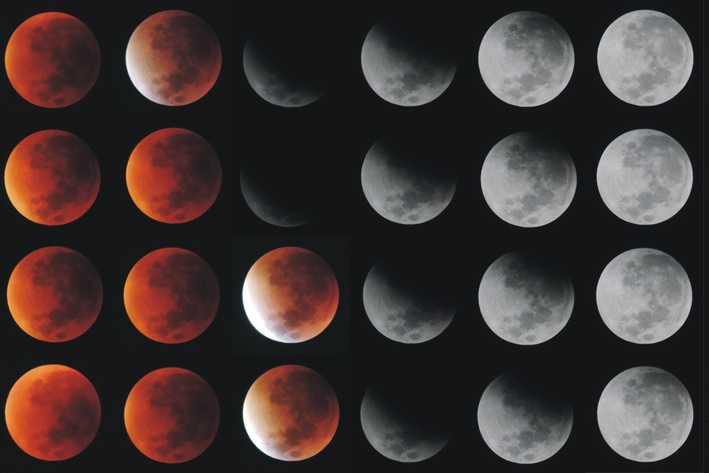
#> input picture Vaja02/slike/eclipse.jpg, 709 x 473 px
$ python sol5.py
#> lines starting #> are read from the running program, lines starting #| are printed output that depends on the picture; after the words box and inside, x2 and y2 are one past the last pixel; in counts of white or black regions, pixels touching at a corner belong together
import numpy as np
import matplotlib.pyplot as plt
import cv2

### f)
# Pogosto lahko obravnavamo problem iskanja krožnic, ko imamo radij že poznan.
# Kakšna je v tem primeru enačba, ki jo ena točka generira v parametričnem prostoru?
#     Enačba je enaka `r^2 = (x - x_c)^2 + (y - yc)^2`, kjer so `r`, `x` in `y` podani. V parametričnem prostoru
#     nam možne rešitve `x_c` in `y_c` torej opisujejo krožnico.
#
#     V parametričnem prostoru za posamezno točko krožnice dobimo vse točke, ki se od nje oddaljene za
#     določen radij. Torej za vsako točko na krožnici dobimo krožnico v parametričnem prostoru. Pravo središče
#     krožnice je točka v parametričnem prostoru, skozi katero gre največ krožnic v parametričnem prostoru
#     (točka, ki prejme največ glasov).

### h)

im = cv2.imread("slike/eclipse.jpg")
#> im is the input picture: shape (473, 709, 3); mean B, G, R 52.5, 53.6, 65.9
im = cv2.cvtColor(im, cv2.COLOR_BGR2RGB)
gray = cv2.cvtColor(im, cv2.COLOR_RGB2GRAY)

canny = cv2.Canny(gray, threshold1=50, threshold2=25)
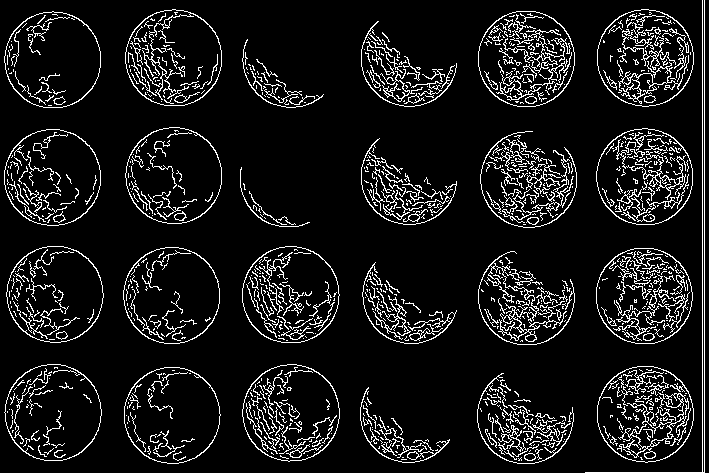
#> canny: shape (473, 709); 9.7% white in thin lines or dots

circles = cv2.HoughCircles(
    gray,
    cv2.HOUGH_GRADIENT,
    dp=1,
    minDist=20,
    param1=50,
    param2=20,
    minRadius=45,
    maxRadius=50
)
#> circles = 24 rows, first 8: [644.5, 176.5, 48.5], [645.5, 413.5, 47.7], [645.5, 57.5, 47.9], [171.5, 295.5, 47.6], [173.5, 175.5, 47.4], [290.5, 294.5, 47.7], [172.5, 414.5, 47.9], [53.5, 412.5, 48]

if circles is not None:
    circles = np.around(circles).astype(np.uint16)
#> circles = 24 rows, first 8: [644, 176, 48], [646, 414, 48], [646, 58, 48], [172, 296, 48], [174, 176, 47], [290, 294, 48], [172, 414, 48], [54, 412, 48]
    for x, y, r in circles[0]:
        cv2.circle(im, (x, y), r, (0, 255, 0), 2)
#> this loop made 24 passes
#> (x, y, r) on passes 1 to 12: (644, 176, 48), (646, 414, 48), (646, 58, 48), (172, 296, 48), (174, 176, 47), (290, 294, 48), (172, 414, 48), (54, 412, 48), (644, 296, 48), (408, 58, 47), (528, 178, 47), (526, 298, 47)
#> im: shape (473, 709, 3); mean R, G, B 60.6, 65.8, 48.6

plt.subplot(2,3,1)
plt.imshow(im)
plt.title("eclipse.jpg")
plt.axis("off")

plt.subplot(2,3,4)
plt.imshow(canny, cmap='gray')
plt.title("Canny")
plt.axis("off")

im = cv2.imread("slike/coins.jpg")
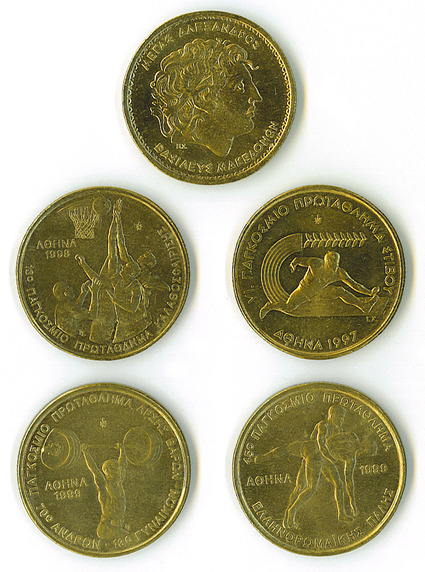
#> input picture Vaja02/slike/coins.jpg, 425 x 572 px
#> im is the input picture: shape (572, 425, 3); mean B, G, R 146.2, 175.1, 179.1
im = cv2.cvtColor(im, cv2.COLOR_BGR2RGB)
gray = cv2.cvtColor(im, cv2.COLOR_RGB2GRAY)
#> gray: shape (572, 425)

gray_blur = cv2.GaussianBlur(gray,(5,5),0)
canny = cv2.Canny(gray_blur, threshold1=150, threshold2=300)
#> canny: shape (572, 425); 2.5% white in thin lines or dots, all inside (x1, y1, x2, y2) = (15, 10, 408, 558)

circles = cv2.HoughCircles(
    gray_blur,
    cv2.HOUGH_GRADIENT,
    dp=1,
    minDist=20,
    param1=300,
    param2=23,
    minRadius=80,
    maxRadius=90
)
#> circles = [[318.5, 271.5, 86.9], [208.5, 97.5, 86.9], [102.5, 469.5, 87.8], [319.5, 469.5, 87.2], [105.5, 274.5, 83.9]]

if circles is not None:
    circles = np.around(circles).astype(np.uint16)
#> circles = [[318, 272, 87], [208, 98, 87], [102, 470, 88], [320, 470, 87], [106, 274, 84]]
    for x, y, r in circles[0]:
        cv2.circle(im, (x, y), r, (0, 255, 0), 2)
#> this loop made 5 passes
#> im: shape (572, 425, 3); mean R, G, B 173.8, 178.6, 142.4

plt.subplot(2,3,2)
plt.imshow(im)
plt.title("coins.jpg")
plt.axis("off")

plt.subplot(2,3,5)
plt.imshow(canny, cmap='gray')
plt.title("Canny")
plt.axis("off")


im = cv2.imread("slike/coins_camera.jpg")
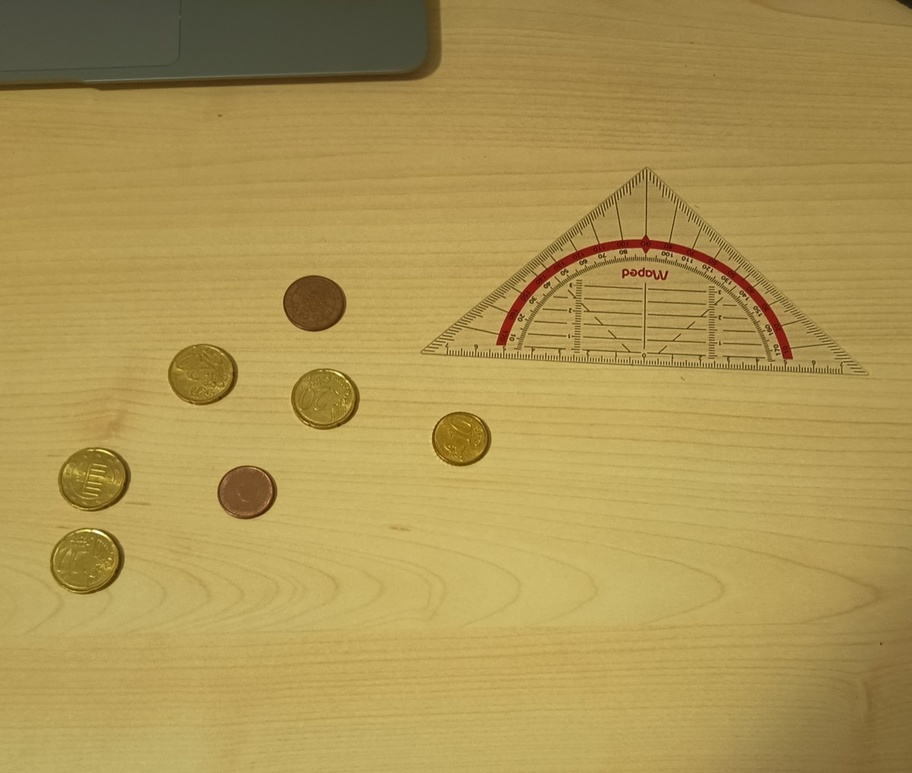
#> input picture Vaja02/slike/coins_camera.jpg, 912 x 773 px, shrunk from 1203 x 1020 before the run
#> im is the input picture: shape (773, 912, 3); mean B, G, R 84, 149.3, 173
im = cv2.cvtColor(im, cv2.COLOR_BGR2RGB)
gray = cv2.cvtColor(im, cv2.COLOR_RGB2GRAY)
#> gray: shape (773, 912)

gray_blur = cv2.GaussianBlur(gray,(5,5),0)
#> gray_blur: shape (773, 912)
canny = cv2.Canny(gray_blur, threshold1=120, threshold2=240)
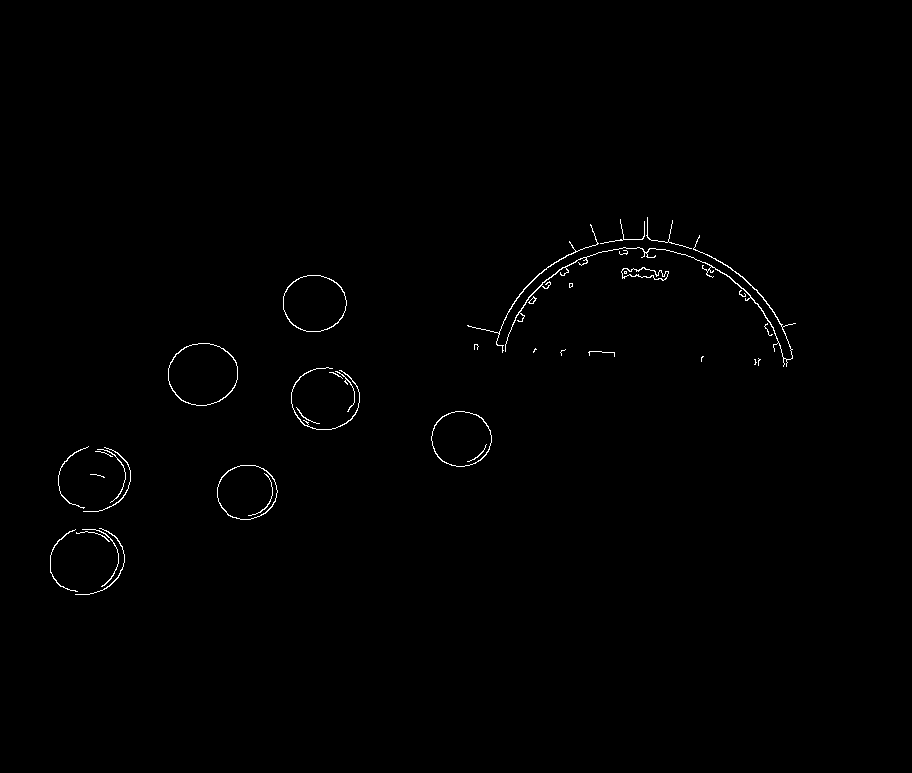
#> canny: shape (773, 912); 0.53% white in thin lines or dots, all inside (x1, y1, x2, y2) = (50, 217, 796, 595)

circles = cv2.HoughCircles(
    gray_blur,
    cv2.HOUGH_GRADIENT,
    dp=1,
    minDist=20,
    param1=240,
    param2=30,
    minRadius=30,
    maxRadius=50
)
#> circles = [[84.5, 562.5, 34.7], [323.5, 397.5, 32.1], [89.5, 480.5, 31.4]]

circles2 = cv2.HoughCircles(
    gray_blur,
    cv2.HOUGH_GRADIENT,
    dp=1,
    minDist=20,
    param1=240,
    param2=30,
    minRadius=190,
    maxRadius=200
)
#> circles2 = None

if circles is not None:
    circles = np.around(circles).astype(np.uint16)
#> circles = [[84, 562, 35], [324, 398, 32], [90, 480, 31]]
    for x, y, r in circles[0]:
        cv2.circle(im, (x, y), r, (0, 255, 0), 2)
#> this loop made 3 passes
#> im: shape (773, 912, 3); mean R, G, B 172.6, 149.6, 83.8

if circles2 is not None:
    circles2 = np.around(circles2).astype(np.uint16)
    for x, y, r in circles2[0]:
        cv2.circle(im, (x, y), r, (0, 255, 0), 2)

plt.subplot(2,3,3)
plt.imshow(im)
plt.title("coins_camera.jpg")
plt.axis("off")

plt.subplot(2,3,6)
plt.imshow(canny, cmap='gray')
plt.title("Canny")
plt.axis("off")

plt.tight_layout()
plt.show()

### i)

cap = cv2.VideoCapture(0)  # 0 = privzeta spletna kamera

# While zanka za posodabljanje pridobljene slike do prekinitve
while(True):
    # Poskusajmo pridobiti trenutno sliko iz spletne kamere
    ret, frame = cap.read()
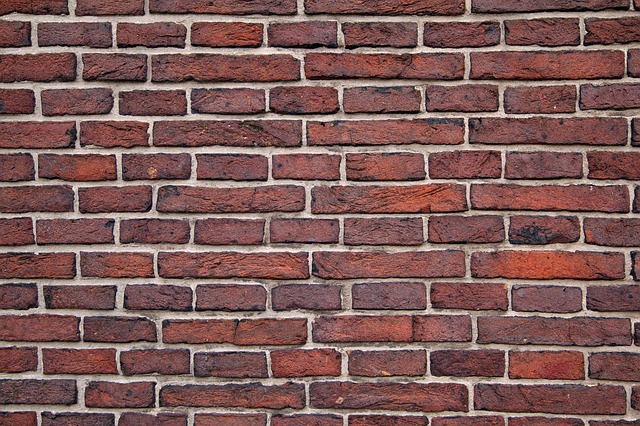
#> input picture Vaja02/slike/bricks.jpg, 640 x 426 px, given in place of the camera
#> frame is the input picture: shape (426, 640, 3); mean B, G, R 88, 90.4, 125.8

    # Ce to ni mogoce (kamera izkljucena, itd.), koncajmo z izvajanjem funkcije
    if ret == False:
        break

    gray = cv2.cvtColor(frame, cv2.COLOR_BGR2GRAY)
#> gray: shape (426, 640)
    gray_blur = cv2.GaussianBlur(gray,(3,3),0)
#> gray_blur: shape (426, 640)
    canny = cv2.Canny(gray_blur, threshold1=65, threshold2=130)
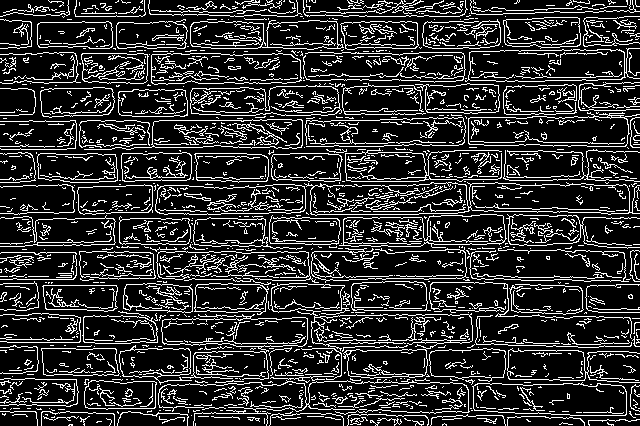
#> canny: shape (426, 640); 18.5% white in thin lines or dots
    canny = np.repeat(np.expand_dims(canny, axis=2), 3, axis=2)
#> canny: shape (426, 640, 3); 18.5% white in thin lines or dots

    circles = cv2.HoughCircles(
        gray_blur,
        cv2.HOUGH_GRADIENT,
        dp=1,
        minDist=20,
        param1=130,
        param2=20,
        minRadius=40,
        maxRadius=50
    )
#> circles = [[381.5, 229.5, 48.3]]

    if circles is not None:
        circles = np.around(circles).astype(np.uint16)
#> circles = [[382, 230, 48]]
        for x, y, r in circles[0]:
            cv2.circle(frame, (x, y), r, (0, 255, 0), 2)
#> this loop made 1 pass
#> frame: shape (426, 640, 3); 0.34% of pixels changed, all inside (x1, y1, x2, y2) = (333, 181, 432, 280)

    stack = np.vstack((frame, canny))
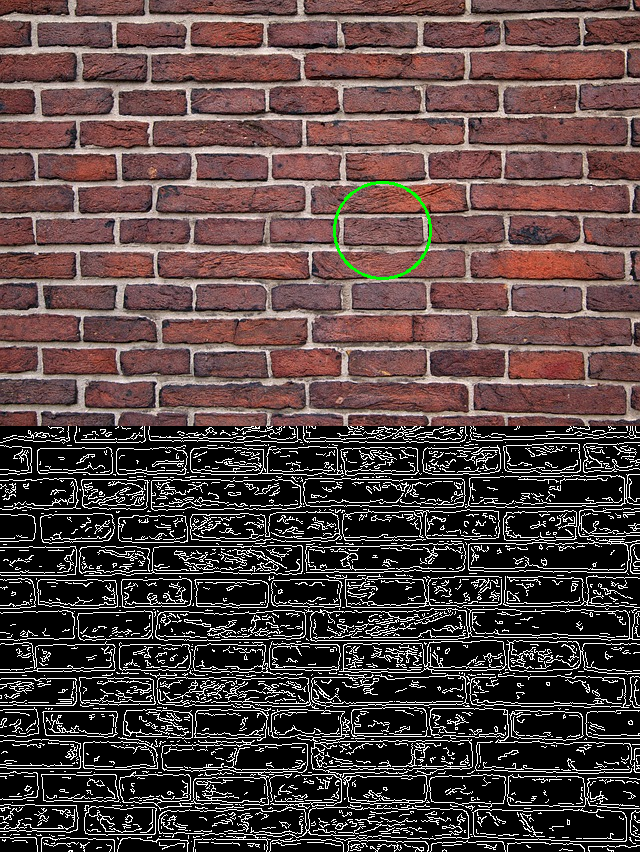
#> stack: shape (852, 640, 3); mean B, G, R 67.4, 69.1, 86.3
    cv2.imshow('frame', stack)

    # Ob pritisku tipke 'q' prekini izvajanje funkcije
    if cv2.waitKey(1) & 0xFF == ord('q'):
#> (key q is pressed here)
        break

# Izklopi kamero in zapri okno
cap.release()
cv2.destroyAllWindows()
